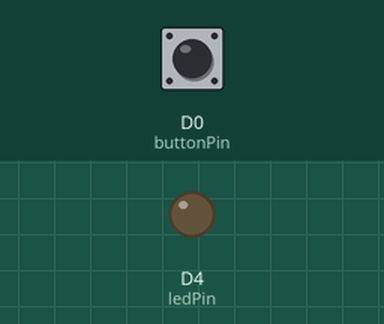
Bench run of a sketch on a simulated ESP8266 (NodeMCU). On the bench: output pins drawn as LEDs (lit = HIGH). The inputs (shaded band) are chosen by the test bench; at power-on: D0 (buttonPin) LOW.

Above: at 1.2 s.
1.3 s: D0 (buttonPin) pulled HIGH for 0.15 s
At 1.37 s:
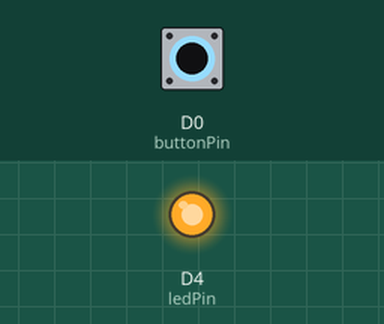
2.9 s: D0 (buttonPin) pulled HIGH for 3.2 s
At 6.4 s:
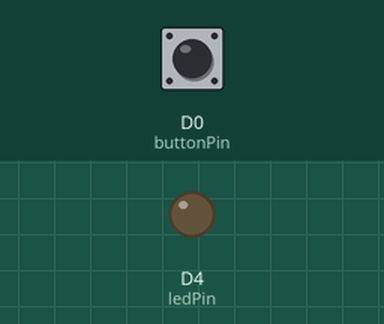
Timing chart, 0 to 7.9 s (numbered marks = the images above; inputs shaded):
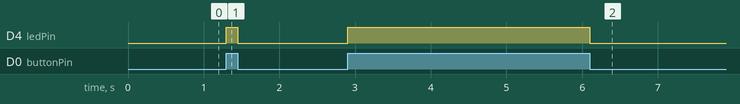

The sketch:

mercury_switch.ino
```cpp
const int buttonPin = D0; // the number of the Mercury Switch pin
const int ledPin = LED_BUILTIN; // the number of the LED pin

// variables will change:
int buttonState = 0; // variable for reading the Mercury Switch status

void setup() {
  // initialize the LED pin as an output:
  pinMode(ledPin, OUTPUT);
  // initialize the Mercury Switch pin as an input:
  pinMode(buttonPin, INPUT);
}

void loop(){
  // read the state of the Mercury Switch value:
  buttonState = digitalRead(buttonPin);

  if (buttonState == HIGH) {
  // turn LED on:
    digitalWrite(ledPin, HIGH);
  }
  else {
    // turn LED off:
    digitalWrite(ledPin, LOW);
  }
}
```

Measured:
- after the input at 1.3 s, D4 (ledPin): LOW → HIGH at once, → LOW 0.15 s later
- after the input at 2.9 s, D4 (ledPin): LOW → HIGH at once, → LOW 3.2 s later
